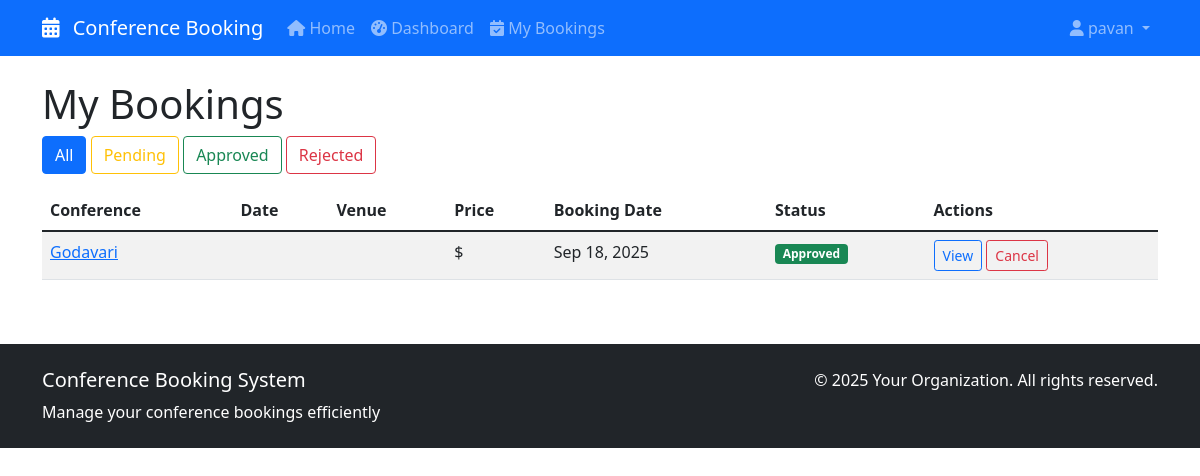
Page /my-bookings/ (signed in) on the committed database.
### bookings/models.py (models this page shows, shortened)
class Booking(models.Model):
    STATUS_CHOICES = [
        ('pending', 'Pending Approval'),
        ('approved', 'Approved'),
        ('rejected', 'Rejected'),
        ('cancelled', 'Cancelled'),
    ]
    user = models.ForeignKey(User, on_delete=models.CASCADE)
    conference = models.ForeignKey(Conference, on_delete=models.CASCADE)
    booking_date = models.DateTimeField(auto_now_add=True)
    status = models.CharField(max_length=20, choices=STATUS_CHOICES, default='pending')
    justification = models.TextField(
        help_text="Please explain why you need to attend this conference",
        blank=True
    )
    notes = models.TextField(blank=True)
    approved_by = models.ForeignKey(
        User,
        on_delete=models.SET_NULL,
        null=True,
        blank=True,
        related_name='approved_bookings'
    )
    approved_date = models.DateTimeField(null=True, blank=True)
    rejection_reason = models.TextField(blank=True)
    class Meta:
        unique_together = ('user', 'conference')
    def get_status_display_color(self):
        status_colors = {
            'pending': 'warning',
            'approved': 'success',
            'rejected': 'danger',
            'cancelled': 'secondary',
        }
        return status_colors.get(self.status, 'secondary')

class Conference(models.Model):
    PRIORITY_CHOICES = [
        ('low', 'Low Priority'),
        ('medium', 'Medium Priority'),
        ('high', 'High Priority'),
        ('critical', 'Critical'),
    ]
    title = models.CharField(max_length=200)
    description = models.TextField()
    location = models.ForeignKey(Location, on_delete=models.CASCADE, null=True, blank=True)
    capacity = models.PositiveIntegerField()
    requires_approval = models.BooleanField(default=True)
    image = models.ImageField(upload_to='conferences/', blank=True, null=True)
    created_at = models.DateTimeField(auto_now_add=True)
    created_by = models.ForeignKey(User, on_delete=models.CASCADE)

### bookings/views.py (the view)
# urls.py: path('my-bookings/', views.my_bookings, name='my_bookings'),
@login_required
def my_bookings(request):
    is_admin_user = is_admin(request.user)
    if is_admin_user:
        bookings = Booking.objects.order_by('-booking_date').all()
    else:
        bookings = Booking.objects.filter(user=request.user).order_by('-booking_date')
    status_filter = request.GET.get('status')
    if status_filter and status_filter != 'all':
        bookings = bookings.filter(status=status_filter)
    paginator = Paginator(bookings, 10)
    page_number = request.GET.get('page')
    bookings = paginator.get_page(page_number)
    return render(request, 'bookings/my_bookings.html', {
        'bookings': bookings,
        'status_filter': status_filter,
        'is_admin_user': is_admin_user,
    })

### bookings/views.py (called while the page is built)
def is_admin(user):
    return (hasattr(user, 'is_admin') and user.is_admin()) or user.is_superuser

### bookings/templates/bookings/my_bookings.html (shortened to what this page needs)
{% extends 'base.html' %}
{% block content %}
<div class="row">
    <div class="col-12">
        <h1>My Bookings</h1>
        <div class="mb-3">
            <a href="{% url 'my_bookings' %}"
               class="btn btn-outline-primary {% if not status_filter or status_filter == 'all' %}active{% endif %}">
                All
            </a>
            <a href="{% url 'my_bookings' %}?status=pending"
               class="btn btn-outline-warning {% if status_filter == 'pending' %}active{% endif %}">
                Pending
            </a>
            <a href="{% url 'my_bookings' %}?status=approved"
               class="btn btn-outline-success {% if status_filter == 'approved' %}active{% endif %}">
                Approved
            </a>
            <a href="{% url 'my_bookings' %}?status=rejected"
               class="btn btn-outline-danger {% if status_filter == 'rejected' %}active{% endif %}">
                Rejected
            </a>
        </div>
    </div>
</div>
{% if bookings %}
    <div class="table-responsive">
        <table class="table table-striped">
            <thead>
                <tr>
                    <th>Conference</th>
                    <th>Date</th>
                    <th>Venue</th>
                    <th>Price</th>
                    <th>Booking Date</th>
                    <th>Status</th>
                    <th>Actions</th>
                </tr>
            </thead>
            <tbody>
                {% for booking in bookings %}
                    <tr>
                        <td>
                            <a href="{% url 'conference_detail' booking.conference.pk %}">
                                {{ booking.conference.title }}
                            </a>
                        </td>
                        <td>{{ booking.conference.date }}</td>
                        <td>{{ booking.conference.venue|truncatechars:30 }}</td>
                        <td>${{ booking.conference.price }}</td>
                        <td>{{ booking.booking_date|date:"M d, Y" }}</td>
                        <td>
                            <span class="badge bg-{{ booking.get_status_display_color }}">
                                {{ booking.get_status_display }}
                            </span>
                        </td>
                        <td>
                            <a href="{% url 'conference_detail' booking.conference.pk %}"
                               class="btn btn-sm btn-outline-primary">View</a>
                            {% if booking.status != 'cancelled' %}
                                <a href="{% url 'cancel_booking' booking.pk %}"
                                   class="btn btn-sm btn-outline-danger"
                                   onclick="return confirm('Are you sure you want to cancel this booking?')">
                                    Cancel
                                </a>
                            {% endif %}
                        </td>
                    </tr>
                {% endfor %}
            </tbody>
        </table>
    </div>
{% else %}
    <div class="text-center py-5">
        <h4>No bookings found</h4>
        <p class="text-muted">You haven't booked any conferences yet.</p>
        <a href="{% url 'home' %}" class="btn btn-primary">Browse Conferences</a>
    </div>
{% endif %}
{% endblock %}

### bookings/templates/base.html (shortened to what this page needs)
<!DOCTYPE html>
<html lang="en">
<head>
    <link href="https://cdn.jsdelivr.net/npm/bootstrap@5.1.3/dist/css/bootstrap.min.css" rel="stylesheet">
    <link rel="stylesheet" href="https://cdnjs.cloudflare.com/ajax/libs/font-awesome/6.0.0/css/all.min.css">
</head>
<body>
    <nav class="navbar navbar-expand-lg navbar-dark bg-primary">
        <div class="container">
            <a class="navbar-brand" href="{% url 'home' %}">
                <i class="fas fa-calendar-alt me-2"></i>
                Conference Booking
            </a>
            <div class="collapse navbar-collapse" id="navbarNav">
                <ul class="navbar-nav me-auto">
                    <li class="nav-item">
                        <a class="nav-link" href="{% url 'home' %}">
                            <i class="fas fa-home"></i> Home
                        </a>
                    </li>
                    {% if user.is_authenticated %}
                    <li class="nav-item">
                        <a class="nav-link" href="{% url 'dashboard' %}">
                            <i class="fas fa-tachometer-alt"></i> Dashboard
                        </a>
                    </li>
                    <li class="nav-item">
                        <a class="nav-link" href="{% url 'my_bookings' %}">
                            <i class="fas fa-calendar-check"></i> My Bookings
                        </a>
                    </li>
                    {% endif %}
                </ul>
                <ul class="navbar-nav">
                    {% if user.is_authenticated %}
                        <li class="nav-item dropdown">
                            <a class="nav-link dropdown-toggle" href="#" id="userDropdown" role="button" data-bs-toggle="dropdown">
                                <i class="fas fa-user"></i> {{ user.get_full_name|default:user.username }}
                            </a>
                        </li>
                    {% endif %}
                </ul>
            </div>
        </div>
    </nav>
    <main class="container mt-4">
        {% block content %}
        {% endblock %}
    </main>
    <footer class="bg-dark text-white mt-5 py-4">
        <div class="container">
            <div class="row">
                <div class="col-md-6">
                    <h5>Conference Booking System</h5>
                    <p class="mb-0">Manage your conference bookings efficiently</p>
                </div>
                <div class="col-md-6 text-md-end">
                    <p class="mb-0">© {% now "Y" %} Your Organization. All rights reserved.</p>
                </div>
            </div>
        </div>
    </footer>
</body>
</html>

### rows in the picture
Booking: conference "Godavari", booking_date "Sep 18, 2025", status "Approved", shows "Cancel"

### other values in the picture
{{ user.get_full_name|default:user.username }} "pavan"
